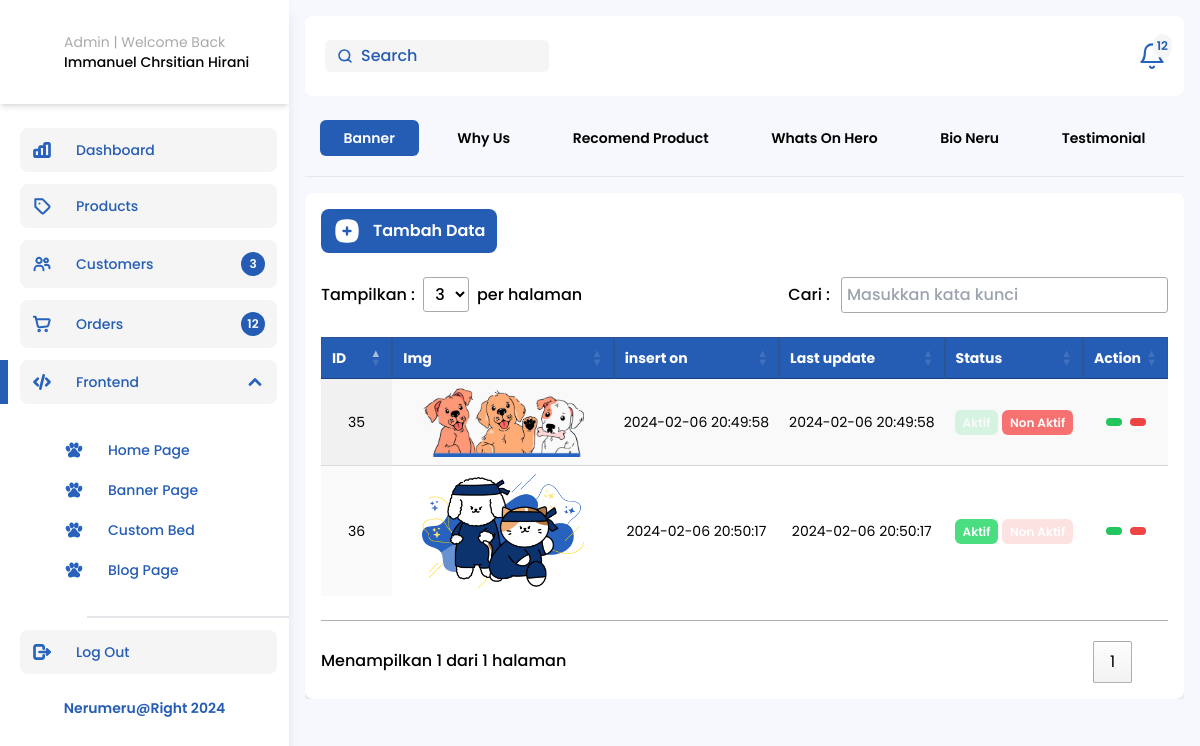
/Admin-Homepage.php, run on the app's committed database.
### tables this page shows
CREATE TABLE `herosection` (
  `hero_id` int(11) NOT NULL,
  `hero_title1` varchar(200) NOT NULL,
  `hero_title2` varchar(200) NOT NULL,
  `hero_title3` varchar(200) NOT NULL,
  `hero_subtitle` varchar(1000) NOT NULL,
  `hero_button1` varchar(100) NOT NULL,
  `hero_button2` varchar(100) NOT NULL,
  `hero_img` varchar(500) NOT NULL,
  `insert_date` datetime NOT NULL DEFAULT current_timestamp(),
  `lastUpdate_date` datetime NOT NULL DEFAULT current_timestamp(),
  `status` tinyint(2) NOT NULL
);

### function.php (called while the page is built, shortened)
<?php
$conn = mysqli_connect('localhost', 'root', '', 'nerumeru');
function query($query)
{
    global $conn;
    $result = mysqli_query($conn, $query);
    $rows = [];
    foreach ($result as $row) {
        $rows[] = $row;
    }
    return $rows;
}

### Admin-Homepage.php (the view, shortened to what this page needs)
<?php
require "function.php";
$hero = query("SELECT * FROM herosection");
?>
<!doctype html>
<html lang="en">
<head>
  <link rel="stylesheet" href="./css/output.css" />
  <link rel="stylesheet" href="https://cdn.jsdelivr.net/npm/swiper@10/swiper-bundle.min.css" />
  <link rel="stylesheet" href="https://cdn.jsdelivr.net/npm/swiper@10/swiper-bundle.min.css" />
  <link rel="stylesheet" href="https://cdn.jsdelivr.net/npm/@tabler/icons-webfont@latest/tabler-icons.min.css" />
  <link href="https://cdn.datatables.net/1.13.3/css/jquery.dataTables.min.css" rel="stylesheet" />
  <link href="https://cdn.datatables.net/buttons/2.3.5/css/buttons.dataTables.min.css" rel="stylesheet" />
</head>
<body>
  <main class="my-0">
    <section class="admin relative h-screen overflow-hidden my-0">
      <div class="flex items-start justify-between">
        <?php include("sidebar.admin.php"); ?>
        <div class="flex flex-col gap-4 container">
          <header class="flex items-center bg-white rounded-lg justify-between w-full h-20 px-5">
            <div class="header-wrapper w-full flex items-center justify-between">
              <span class="relative">
                <input id="searchAdminNavbar" type="search" class="bg-white-neru px-3 rounded-md  outline-none py-1 w-[224px] pl-9 xl:text-base md:text-sm text-xs" placeholder="Search" />
              </span>
              <div id="notifications" class="relative cursor-pointer">
                <div class="badge absolute -right-2 -top-2 bg-white-neru rounded-full flex items-center justify-center p-1">
                  <h6 class="text-xs text-blue-Neru font-semibold">12</h6>
                </div>
              </div>
            </div>
          </header>
          <div class="max-h-screen w-full overflow-y-auto">
            <div class="scrolXMenu mt-2">
              <div class="flex justify-evenly">
                <button class="ButtonTogglerActive px-6 py-2 font-semibold transition-all ease-in-out duration-300">
                  <h6 class="menu-item">Banner</h6>
                </button>
                <button class="ButtonTogglerActive px-6 py-2 font-semibold transition-all ease-in-out duration-300">
                  <h6 class="menu-item">Why us</h6>
                </button>
                <button class="ButtonTogglerActive px-6 py-2 font-semibold transition-all ease-in-out duration-300">
                  <h6 class="menu-item">Recomend Product</h6>
                </button>
                <button class="ButtonTogglerActive px-6 py-2 font-semibold transition-all ease-in-out duration-300">
                  <h6 class="menu-item">Whats on hero</h6>
                </button>
                <button class="ButtonTogglerActive px-6 py-2 font-semibold transition-all ease-in-out duration-300">
                  <h6 class="menu-item">Bio neru</h6>
                </button>
                <button class="ButtonTogglerActive px-6 py-2 font-semibold transition-all ease-in-out duration-300">
                  <h6 class="menu-item">testimonial</h6>
                </button>
              </div>
              <hr class="mt-5" />
            </div>
            <div id="heroSection" class="container hidden BoxTableData bg-white rounded-lg shadow-md 3xl:h-[700px] 2xl:h-[480px] overflow-y-auto mt-4">
              <div class="wrapperAddData mb-6 w-fit">
                <a href="Admin-hero-insertData.php" class="bg-blue-Neru w-fit text-white px-3 rounded-lg py-2 cursor-pointer font-semibold text-base flex items-center gap-3">
                  Tambah Data
                </a>
              </div>
              <table id="myTable" class="myTableDisplay 3xl:text-lg text-sm py-6 display nowrap table hover order-column row-border stripe">
                <thead>
                  <tr class="bg-blue-Neru text-white">
                    <th class="border-[1px] border-black-neru border-opacity-30">ID</th>
                    <th class="border-[1px] border-black-neru border-opacity-30">Img</th>
                    <th class="border-[1px] border-black-neru border-opacity-30">insert on</th>
                    <th class="border-[1px] border-black-neru border-opacity-30">Last update</th>
                    <th class="border-[1px] border-black-neru border-opacity-30">Status</th>
                    <th class="border-[1px] border-black-neru border-opacity-30">Action</th>
                  </tr>
                </thead>
                <tbody>
                  <?php foreach ($hero as $neru) : ?>
                    <tr class="text-center">
                      <td class="w-14"><?= $neru["hero_id"] ?></td>
                      <td class="w-60"><img src="img/<?= $neru["hero_img"] ?>" class="w-[80%] object-contain mx-auto" alt="" /></td>
                      <td><?= $neru["insert_date"] ?></td>
                      <td><?= $neru["lastUpdate_date"] ?></td>
                      <td class="">
                        <?php if ($neru["status"] == 1) : ?>
                          <a href="status.php?hero_id=<?= $neru["hero_id"] ?>&status=<?= $neru["status"] ?>" class="badge bg-green-400 rounded-md w-fit px-2 py-1 mx-auto text-white font-semibold text-xs opacity-100">Aktif</a>
                          <a href="status.php?hero_id=<?= $neru["hero_id"] ?>&status=<?= $neru["status"] ?>" class="badge bg-red-400 rounded-md w-fit px-2 py-1 mx-auto text-white font-semibold text-xs opacity-20">Non Aktif</a>
                        <?php else : ?>
                          <a href="status.php?hero_id=<?= $neru["hero_id"] ?>&status=<?= $neru["status"] ?>" class="badge bg-green-400 rounded-md w-fit px-2 py-1 mx-auto text-white font-semibold text-xs opacity-20">Aktif</a>
                          <a href="status.php?hero_id=<?= $neru["hero_id"] ?>&status=<?= $neru["status"] ?>" class="badge bg-red-400 rounded-md w-fit px-2 py-1 mx-auto text-white font-semibold text-xs opacity-100">Non Aktif</a>
                        <?php endif; ?>
                      </td>
                      <td>
                        <span class="flex items-center gap-2 justify-center">
                          <a href="Admin-hero-UpdateData.php?hero_id=<?= $neru["hero_id"] ?>" class="text-white rounded-full px-2 py-1 bg-green-500 text-2xl cursor-pointer"><i class="ti ti-pencil"></i></a>
                          <a onclick="return confirm('Apakah Anda yakin ingin menghapus data ini?')" href="hapus.php?hero_id=<?= $neru["hero_id"] ?>" class="HapusDataToggler text-white bg-red-500 px-2 py-1 rounded-full text-2xl cursor-pointer "><i class="ti ti-trash"></i></a>
                        </span>
                      </td>
                    </tr>
                  <?php endforeach; ?>
                </tbody>
              </table>
            </div>
          </div>
        </div>
      </div>
    </section>
  </main>
</body>
</html>

### data on the page
herosection: hero_id "35", hero_img (picture), insert_date "2024-02-06 20:49:58", lastUpdate_date "2024-02-06 20:49:58"
herosection: hero_id "36", hero_img (picture), insert_date "2024-02-06 20:50:17", lastUpdate_date "2024-02-06 20:50:17"

### other printed values
$total_users "3"
